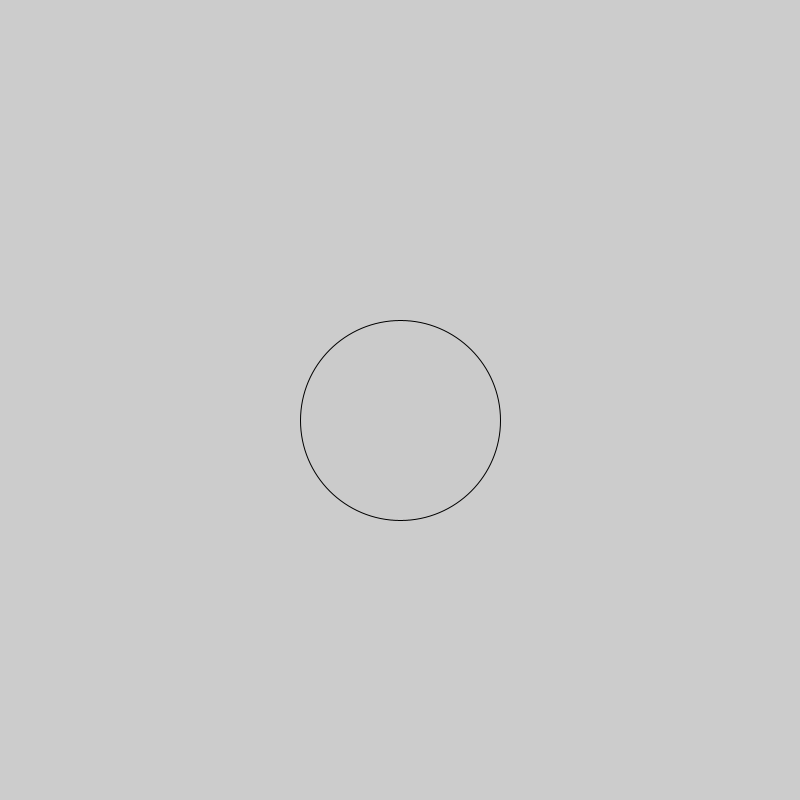
Frame 1 (no input)
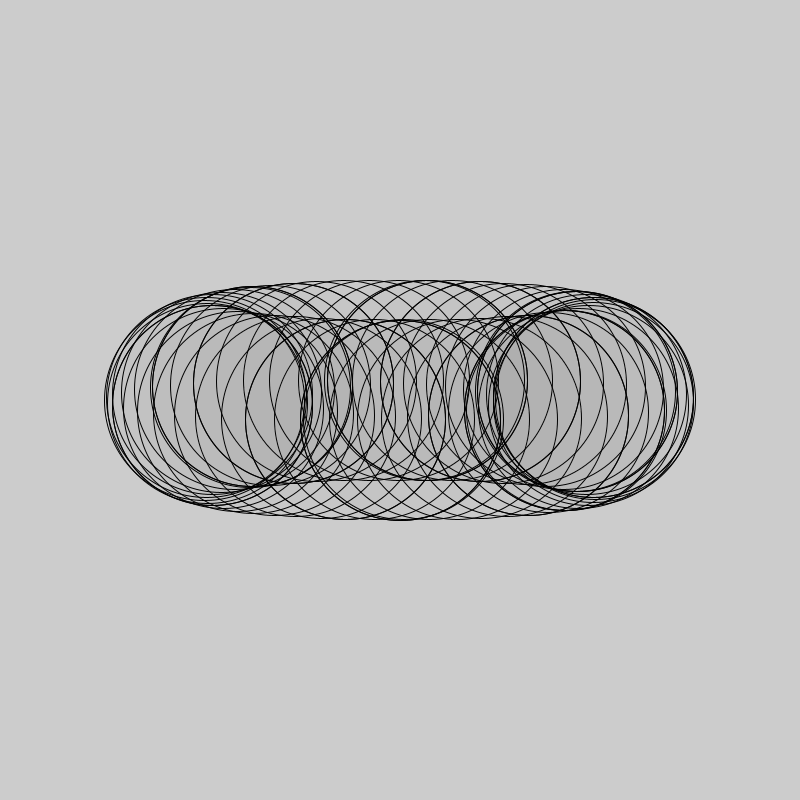
Frame 60 (the mouse pressed at the canvas centre just before this capture)
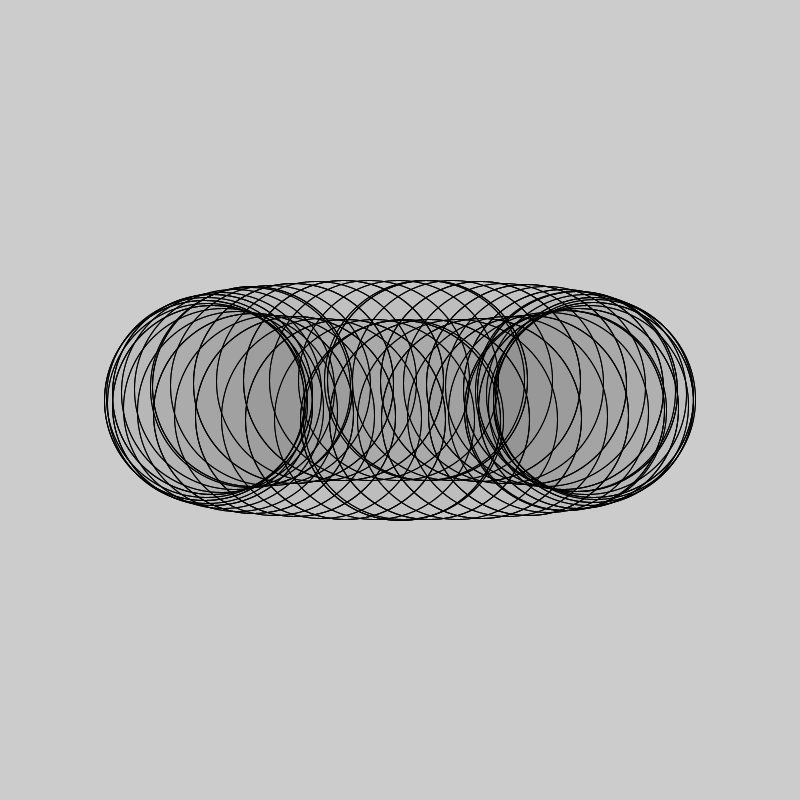
Frame 120 (the mouse held since frame 60 and released just before this capture)

The Processing sketch that drew these frames (run headless with seeded random() and noise(); from frame 60 on, the mouse is pressed at the canvas centre):

// Processing sketch: SineStuff
// ── SineStuff.pde
int i = 0;


void setup(){
  
  size(800, 800);
  
  
  
  
}

void draw(){
  
  smooth();
  strokeWeight(1);
  noFill();
  int time = millis();
  fill(0, 1);
  
  
    pushMatrix();
    translate(width/2, height/2);
    ellipse(sin(i)*width/4.1, cos(i)*height/40, 200, 200);
    popMatrix();
    i++;
    
    if(i > 48)
    {
      i = 0;
    }
  
}
